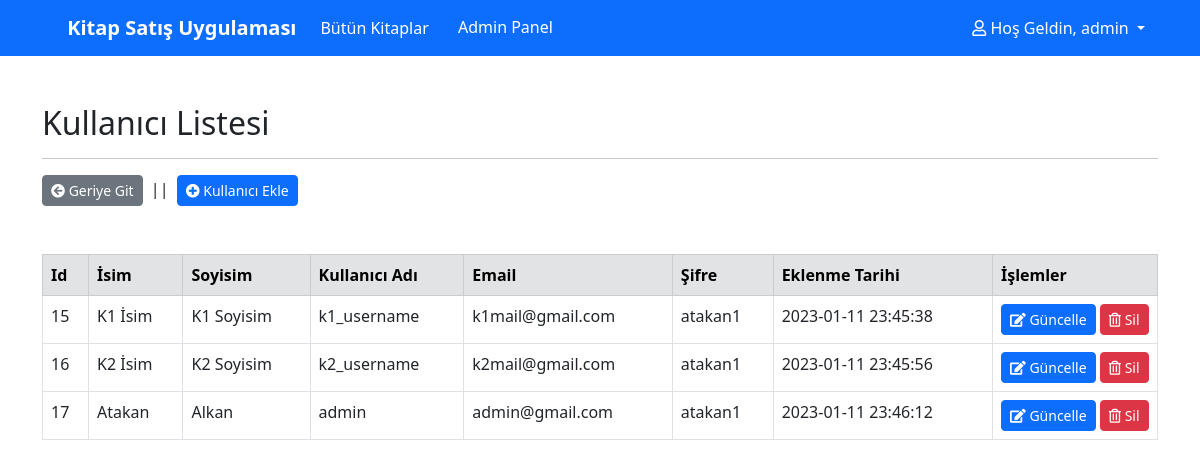
/admin-users.php (signed in), run on the app's committed database.
### tables this page shows
CREATE TABLE `user` (
  `id` int(11) NOT NULL,
  `name` varchar(50) NOT NULL,
  `surname` varchar(50) NOT NULL,
  `username` varchar(30) NOT NULL,
  `email` varchar(50) NOT NULL,
  `password` varchar(50) NOT NULL,
  `createdDate` datetime NOT NULL DEFAULT current_timestamp(),
  `role` varchar(50) NOT NULL DEFAULT 'user'
);

### libs/functions.php (called while the page is built, shortened)
<?php
    function getAllUsers()
    {
        include "libs/database.php";
        return mysqli_query($connection, "SELECT * FROM user");
    }
?>

### admin-users.php (the view, shortened to what this page needs)
<?php
    require "libs/functions.php";
?>
<?php include "./partials/_header.php" ?>
<?php include "./partials/_navbar.php" ?>
<div class="container my-5">
    <h2>Kullanıcı Listesi</h2>
    <hr>
    <div class="mb-4">
        <a href="admin-panel.php" class="btn btn-secondary btn-sm"><i class="fas fa-arrow-circle-left"></i> Geriye Git</a> <span class="separator mx-1">||</span>
        <a href="admin-user-create.php" class="btn btn-primary btn-sm"> <i class="fas fa-plus-circle"></i> Kullanıcı Ekle</a>
    </div>
    <table class="table table-bordered table-hover mt-5">
        <thead class="table-secondary">
            <tr>
                <th>Id</th>
                <th>İsim</th>
                <th>Soyisim</th>
                <th>Kullanıcı Adı</th>
                <th>Email</th>
                <th>Şifre</th>
                <th>Eklenme Tarihi</th>
                <th style="width: 165px;">İşlemler</th>
            </tr>
        </thead>
        <tbody>
            <?php $result = getAllUsers(); while($row = mysqli_fetch_assoc($result)): ?>
            <tr>
                <td><?php echo $row["id"] ?></td>
                <td><?php echo $row["name"] ?></td>
                <td><?php echo $row["surname"] ?></td>
                <td><?php echo $row["username"] ?></td>
                <td><?php echo $row["email"] ?></td>
                <td><?php echo $row["password"] ?></td>
                <td><?php echo $row["createdDate"] ?></td>
                <td>
                    <a href="admin-user-edit.php?id=<?php echo $row["id"]; ?>" class="btn btn-primary btn-sm"><i class="fas fa-edit"></i> Güncelle</a>
                    <button data-target="userHardDelete.php?id=<?php echo $row["id"]?>" class="btn btn-danger btn-sm d-inline userHardDeleteModalBtn" data-bs-toggle="modal" data-bs-target="#userHardDeleteModal"><i class="far fa-trash-alt"></i> Sil</button>
                </td>
            </tr>
            <?php endwhile; ?>
        </tbody>
    </table>
</div>
<?php include "./partials/_footer.php" ?>

### wwwroot/css/style.css (style rules this page uses)
a { text-decoration: none; }

### data on the page
user: id "15", name "K1 İsim", surname "K1 Soyisim", username "k1_username", email "k1mail@gmail.com", password "atakan1", createdDate "2023-01-11 23:45:38"
user: id "16", name "K2 İsim", surname "K2 Soyisim", username "k2_username", email "k2mail@gmail.com", password "atakan1", createdDate "2023-01-11 23:45:56"
user: id "17", name "Atakan", surname "Alkan", username "admin", email "admin@gmail.com", password "atakan1", createdDate "2023-01-11 23:46:12"

### other printed values
$_SESSION["username"] "admin"
